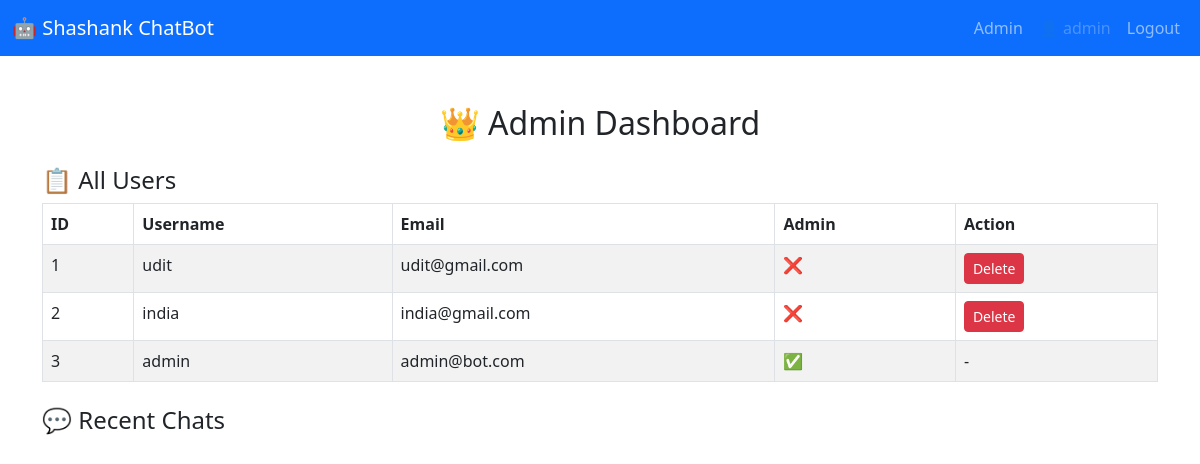
Page /admin (signed in) on the earlier database version.
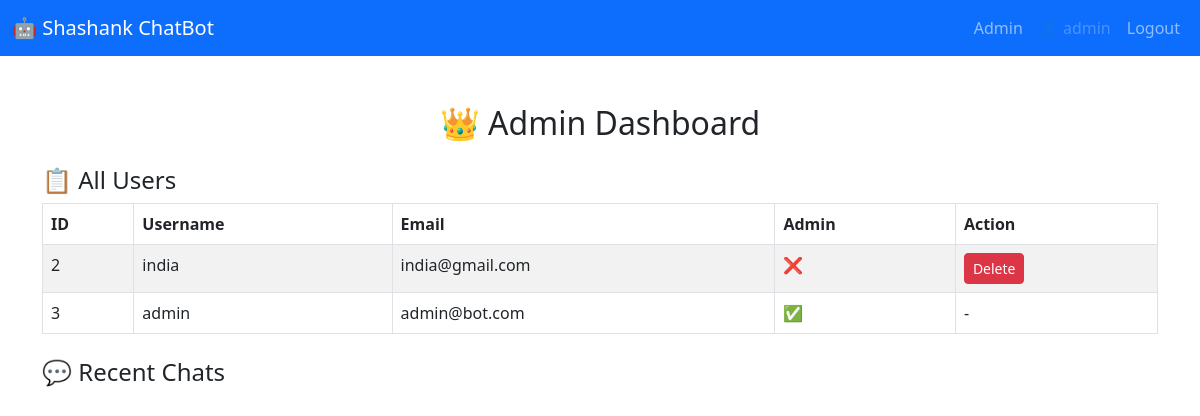
Same page on the later database version.
### chatbot-code/models.py (models this page shows, shortened)
class User(UserMixin, db.Model):
    id = db.Column(db.Integer, primary_key=True)
    username = db.Column(db.String(80), nullable=False)
    email = db.Column(db.String(120), unique=True, nullable=False)
    password_hash = db.Column(db.String(200), nullable=False)
    is_admin = db.Column(db.Boolean, default=False)
    chats = db.relationship("Chat", backref="user", lazy=True)

### chatbot-code/app.py (the view)
@app.route("/admin")
@login_required
def admin():
    if not current_user.is_admin:
        flash("⛔ Access Denied.", "danger")
        return redirect(url_for("home"))
    users = User.query.all()
    chats = Chat.query.order_by(Chat.timestamp.desc()).all()
    return render_template("admin.html", users=users, chats=chats)

### chatbot-code/app.py (called while the page is built)
@login_manager.user_loader
def load_user(user_id):
    return User.query.get(int(user_id))

### chatbot-code/templates/admin.html (shortened to what this page needs)
{% extends "base.html" %}
{% block content %}
<div class="container mt-5">
    <h2 class="text-center">👑 Admin Dashboard</h2>
    <h4 class="mt-4">📋 All Users</h4>
    <table class="table table-bordered table-striped">
        <thead>
            <tr>
                <th>ID</th>
                <th>Username</th>
                <th>Email</th>
                <th>Admin</th>
                <th>Action</th>
            </tr>
        </thead>
        <tbody>
            {% for user in users %}
            <tr>
                <td>{{ user.id }}</td>
                <td>{{ user.username }}</td>
                <td>{{ user.email }}</td>
                <td>{{ "✅" if user.is_admin else "❌" }}</td>
                <td>
                    {% if not user.is_admin %}
                    <form action="{{ url_for('delete_user', user_id=user.id) }}" method="POST" onsubmit="return confirm('Are you sure?');">
                        <button type="submit" class="btn btn-sm btn-danger">Delete</button>
                    </form>
                    {% else %}
                    -
                    {% endif %}
                </td>
            </tr>
            {% endfor %}
        </tbody>
    </table>
    <h4 class="mt-4">💬 Recent Chats</h4>
</div>
{% endblock %}

### chatbot-code/templates/base.html (shortened to what this page needs)
<!DOCTYPE html>
<html lang="en">
<head>
  <link rel="stylesheet" href="https://cdn.jsdelivr.net/npm/bootstrap@5.3.0/dist/css/bootstrap.min.css" />
</head>
<body>
  <nav class="navbar navbar-expand-lg navbar-dark bg-primary">
    <div class="container-fluid">
      <a class="navbar-brand" href="{{ url_for('home') }}">🤖 Shashank ChatBot</a>
      <div class="collapse navbar-collapse justify-content-end" id="navbarNav">
        <ul class="navbar-nav">
          {% if current_user.is_authenticated %}
            {% if current_user.is_admin %}
              <li class="nav-item">
                <a class="nav-link" href="{{ url_for('admin') }}">Admin</a>
              </li>
            {% endif %}
            <li class="nav-item">
              <span class="nav-link disabled">👤 {{ current_user.username }}</span>
            </li>
            <li class="nav-item">
              <a class="nav-link" href="{{ url_for('logout') }}">Logout</a>
            </li>
          {% endif %}
        </ul>
      </div>
    </div>
  </nav>
  {% block content %}{% endblock %}
</body>
</html>

Differences in the rows shown:
removed User: id "1", username "udit", email "udit@gmail.com", is_admin "❌"
